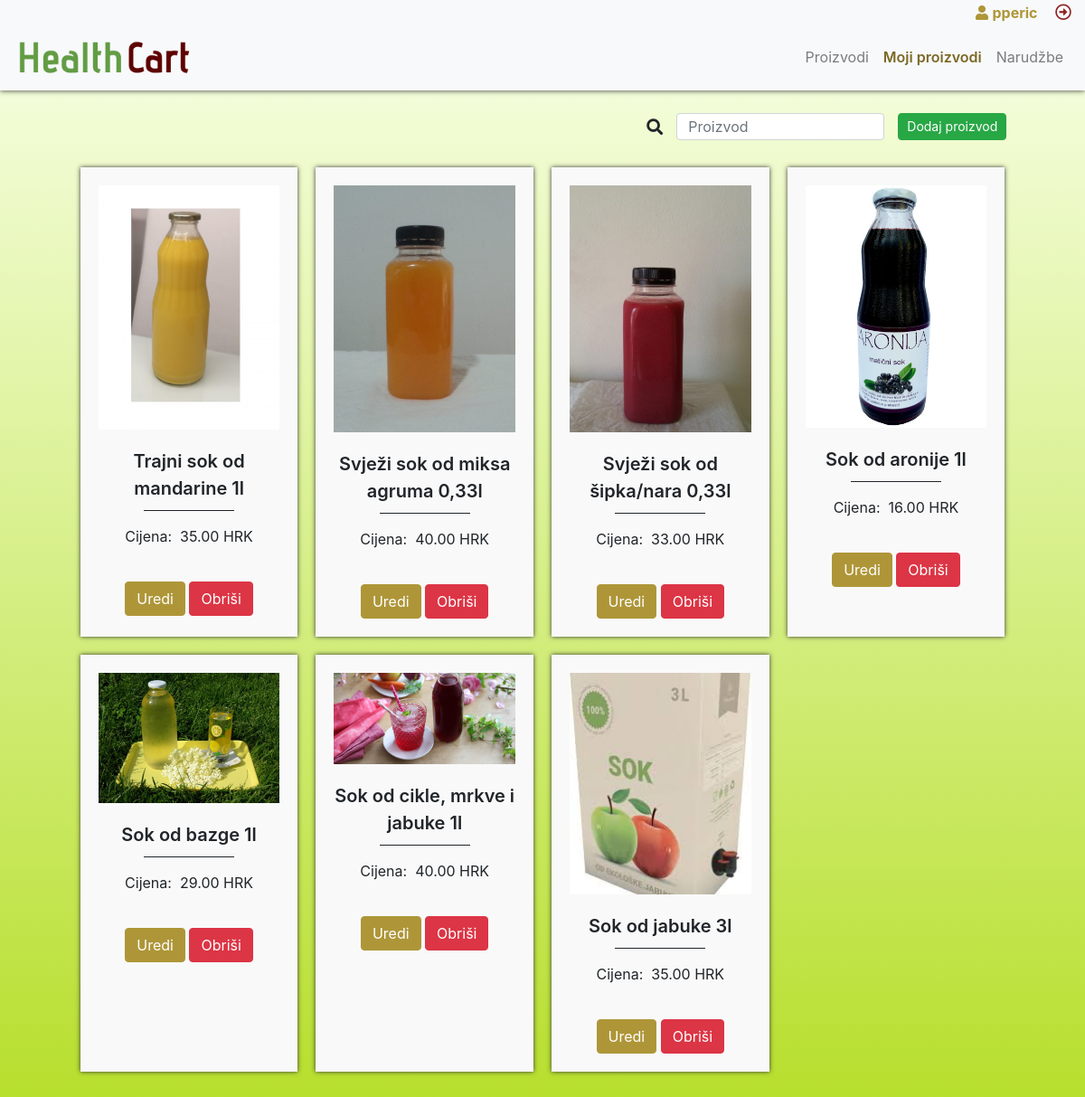
Screenshot of /own-products.php (signed in) with the database file from the repository.
### tables this page shows
CREATE TABLE `products` (
  `id` int(11) NOT NULL,
  `naziv` varchar(255) NOT NULL,
  `slika` varchar(255) DEFAULT NULL,
  `proizvodac_id` int(11) NOT NULL,
  `cijena` decimal(10,2) NOT NULL,
  `created_at` datetime DEFAULT CURRENT_TIMESTAMP
);

### own-products.php (the view, shortened to what this page needs)
<?php
require_once "config.php";
?>
<!DOCTYPE html>
<html lang="en">
<head>
    <?php include 'head.php'; ?>
</head>
<body class="dashboard">
    <div class="fixed-row">
        <div class="row logged-user text-right">
            <div class="col-12">
                <a href="<?php echo ROOT_URL; ?>edit-profil.php" class="logged-user-profil">
                    <i class="fas fa-user"></i> <strong><?php echo htmlspecialchars($_SESSION["username"]); ?></strong>
                </a>
                <a href="<?php echo ROOT_URL; ?>logout.php" class="logged-user-logout">
                    <i class="far fa-arrow-alt-circle-right"></i>
                </a>
            </div>
        </div>
        <nav class="navbar navbar-expand-lg navbar-light bg-light">
            <a class="navbar-brand" href="<?php echo ROOT_URL; ?>dashboard.php">
                <img class="logo-img" src="<?php echo ROOT_URL; ?>img/opg-logo.png">
            </a>
            <div class="collapse navbar-collapse" id="navbarNav">
                <ul class="navbar-nav ml-auto">
                    <li class="nav-item">
                        <a class="nav-link" href="<?php echo ROOT_URL; ?>dashboard.php">Proizvodi</a>
                    </li>
                    <?php if($_SESSION['role'] == 1){ ?>
                        <li class="nav-item active">
                            <a class="nav-link" href="<?php echo ROOT_URL; ?>own-products.php">Moji proizvodi</a>
                        </li>
                    <?php } ?>
                    <li class="nav-item">
                        <a class="nav-link" href="<?php echo ROOT_URL; ?>orders-received.php">Narudžbe</a>
                    </li>
                </ul>
            </div>
        </nav>
    </div>
    <div class="row page-content">
        <div class="col-12">
            <div class="row filter-row">
                <div class="col-11 m-auto">
                    <i class="fas fa-search ml-auto"></i>
                    <div class="form-group">
                        <input type="text" class="form-control" id="search-proizvod" placeholder="Proizvod">
                    </div>
                    <div class="form-group add-product-page">
                        <a href="<?php echo ROOT_URL; ?>add-product.php" class="btn btn-success product-add">Dodaj proizvod</a>
                    </div>
                </div>
            </div>
            <div class="row content-container">
                <div class="col-11 m-auto">
                    <div class="row product-results">
                        <?php
                            $sql = "SELECT users.*, products.*, products.id as product_id FROM products INNER JOIN users ON products.proizvodac_id = users.id WHERE products.proizvodac_id = :id";
                            if($stmt = $pdo->prepare($sql)){
                                $stmt->bindParam(":id", $param_user_id, PDO::PARAM_STR);
                                $stmt->execute();
                                $products = $stmt->fetchAll();
                            }
                            if(count($products) != 0){
                                foreach($products as $key => $product) {
                        ?>
                                    <div class="product col-12 col-sm-3 text-center">
                                        <div class="row product-img">
                                            <img src="<?php echo ROOT_URL.'/img/products/'.$product['slika'] ?>" alt="<?php echo htmlspecialchars($product['naziv']); ?>" title="<?php echo htmlspecialchars($product['naziv']); ?>">
                                        </div>
                                        <div class="row product-title">
                                            <p><?php echo htmlspecialchars($product['naziv']); ?></p>
                                        </div>
                                        <div class="row product-price">
                                            <label>Cijena: &nbsp;</label>
                                            <span><?php echo $product['cijena']; ?> HRK</span>
                                        </div>
                                        <div class="product-edit-delete">
                                            <a href="<?php echo ROOT_URL; ?>edit-product.php?pid=<?php echo $product['product_id']; ?>" class="btn btn-primary product-edit" data-pid="<?php echo $product['product_id']; ?>">Uredi</a>
                                            <button class="btn btn-danger product-remove" data-pid="<?php echo $product['product_id']; ?>">Obriši</button>
                                        </div>
                                    </div>
                        <?php
                                }
                            }else{
                                echo '<div class="col-12 text-center">Trenutno nema proizvoda</div>';
                            }
                        ?>
                    </div>
                </div>
            </div>
        </div>
    </div>
</body>
</html>

### css/style.css (style rules this page uses)
* { outline: unset !important; }
a { color: #ae9638; text-decoration: none; background-color: transparent; }
.row { margin: 0; }
.btn-primary, .btn-primary:focus, .btn-primary:active, .btn-primary:not(:disabled):not(.disabled).active, .btn-primary:not(:disabled):not(.disabled):active, .show > .btn-primary.dropdown-toggle { background-color: #ae9638; border-color: #ae9638; box-shadow: unset !important; }
.logo-img { max-width: 200px; display: block; }
body.dashboard { background: #f8ffe8; background: -moz-linear-gradient(top, #f8ffe8 0%, #e3f5ab 33%, #b7df2d 100%); background: -webkit-linear-gradient(top, #f8ffe8 0%,#e3f5ab 33%,#b7df2d 100%); background: linear-gradient(to bottom, #f8ffe8 0%,#e3f5ab 33%,#b7df2d 100%); filter: progid:DXImageTransform.Microsoft.gradient( startColorstr='#f8ffe8', endColorstr='#b7df2d',GradientType=0 ); }
.fixed-row { background-color: #f8f9fa !important; position: fixed; top: 0; width: 100%; box-shadow: 0 0 6px #333; z-index: 10; }
.logged-user-profil { margin-right: 15px; }
.logged-user-logout { color: #8e2525; font-size: 18px; }
.navbar-light .navbar-nav .active > .nav-link { color: #7a6926; font-weight: 600; }
.form-control { height: 30px; }
.page-content { margin-top: 125px; min-height: calc(100vh - 83px); }
.page-content .filter-row .col-11 { display: flex; align-items: center; padding: 0 23px; }
.page-content .filter-row .fa-search { font-size: 18px; }
.page-content .filter-row .form-group { margin-bottom: 0; margin-left: 15px; width: 230px; }
.content-container { padding: 20px 0; }
.product { background: #f9f9f9; margin: 10px; flex: 0 0 calc(25% - 20px); max-width: calc(25% - 20px); padding: 20px 0; box-shadow: 0 0 5px #333; }
.product > .row { padding: 0 20px; }
.product > .row.product-title p { width: 100%; text-align: center; font-size: 20px; font-weight: 600; padding-bottom: 10px; position: relative; }
.product > .row.product-title p::before { content: ''; display: block; position: absolute; bottom: 0; width: 50%; left: 25%; border-top: 1px solid #212529; }
.product > .row.product-img { margin-bottom: 20px; max-height: 273px; overflow: hidden; }
.product > .row.product-img img { transition: 0.3s ease-in-out; margin: 0 auto; width: 100%; }
.product > .row.product-price label, .product > .row.product-prodavac label { margin-left: auto; }
.product > .row.product-price span, .product > .row.product-prodavac span { margin-right: auto; }
.product > .product-edit-delete { margin-top: 30px; }
.page-content .filter-row .form-group.add-product-page { width: auto; display: inline-block; }
.btn.product-add { padding: 3px 9px; line-height: 1.6; font-size: 14px; }

### css/all.css (style rules this page uses)
.fa, .fas, .far, .fal, .fad, .fab { -moz-osx-font-smoothing: grayscale; -webkit-font-smoothing: antialiased; display: inline-block; font-style: normal; font-variant: normal; text-rendering: auto; line-height: 1; }
.fa-arrow-alt-circle-right:before { content: "\f35a"; }
.fa-search:before { content: "\f002"; }
.fa-user:before { content: "\f007"; }
.far { font-family: 'Font Awesome 5 Free'; font-weight: 400; }
.fa, .fas { font-family: 'Font Awesome 5 Free'; font-weight: 900; }

### rows the page displays
products: slika (picture), naziv "Trajni sok od mandarine 1l", cijena "35.00"
products: slika (picture), naziv "Svježi sok od miksa agruma 0,33l", cijena "40.00"
products: slika (picture), naziv "Svježi sok od šipka/nara 0,33l", cijena "33.00"
products: slika (picture), naziv "Sok od aronije 1l", cijena "16.00"
products: slika (picture), naziv "Sok od bazge 1l", cijena "29.00"
products: slika (picture), naziv "Sok od cikle, mrkve i jabuke 1l", cijena "40.00"
products: slika (picture), naziv "Sok od jabuke 3l", cijena "35.00"

### other values shown
$_SESSION["username"] "pperic"
